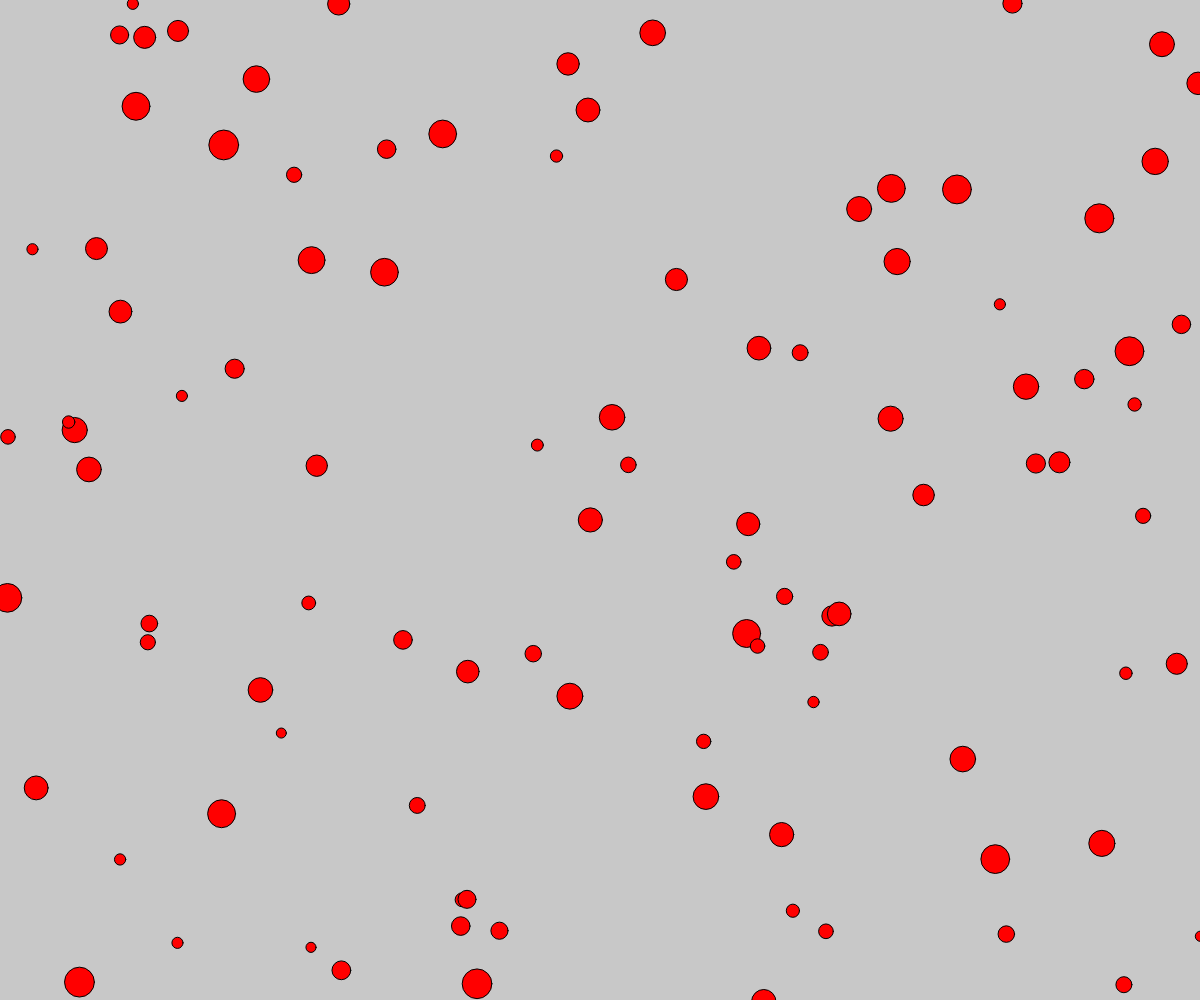
Frame 1 (no input)
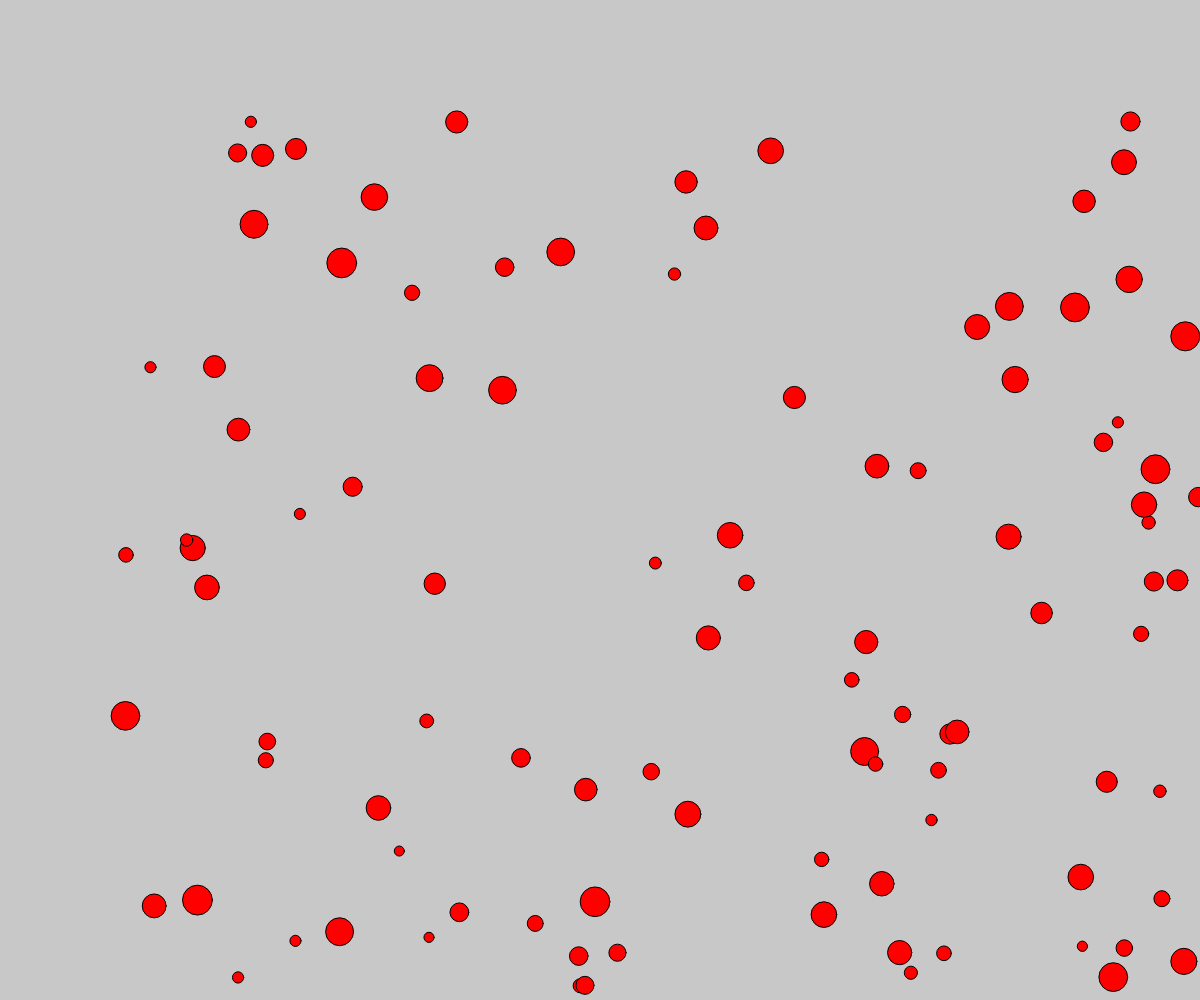
Frame 60 (no input)
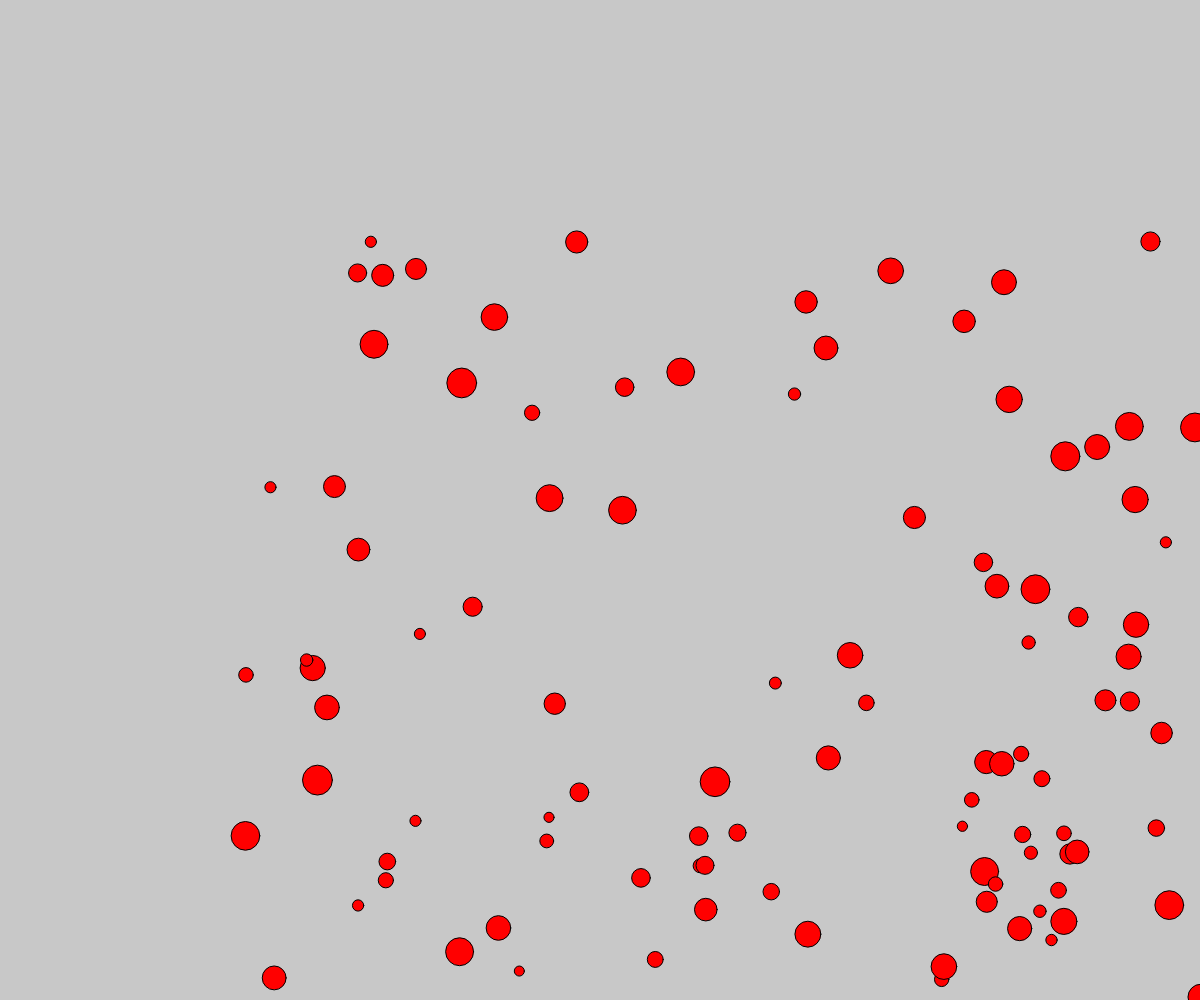
Frame 120 (the mouse pressed at the canvas centre since frame 60)

The p5.js sketch that drew these frames (run headless with seeded random() and noise() and a simulated clock; from frame 60 on, the mouse is pressed at the canvas centre):

// p5.js sketch
// ── sketch.js
function preload() {
	// put preload code here
}

var balls = [];

function setup() {
	createCanvas(windowWidth, windowHeight);

	// define the number of objects
	var ballNumber = 100;

	for(var i = 0; i < ballNumber; i++) {

		var myBall = new Ball(random(width), random(height), random(10, 30));
		myBall

		balls.push(myBall);
	}
}


function draw() {
	background(200)
	for(var j = 0; j < balls.length; j++) {
		balls[j].move();
		balls[j].display();
	}
}

function Ball(_x, _y, _diameter) {
	// Properties defined by constructor
	this.size = _diameter;
	this.x = _x;
	this.y = _y;
	// Hardcoded properties
	this.color = 'red';
	this.speed = 2;

	this.yDir = 1;
	this.xDir = 1;
	// Methods
	this.move = function() {
		this.x += this.speed * this.xDir;
		this.y += this.speed * this.yDir;

		if (this.y >= height || this.y <= 0) {
			// if 1, set to -1, if -1, set to 1
			this.yDir *= -1;
		}

		if (this.x >= width || this.x <= 0) {
			this.xDir *= -1;
		}
	}

	this.display = function() {
		fill(this.color);
		ellipse(this.x, this.y, this.size);
	}
}
